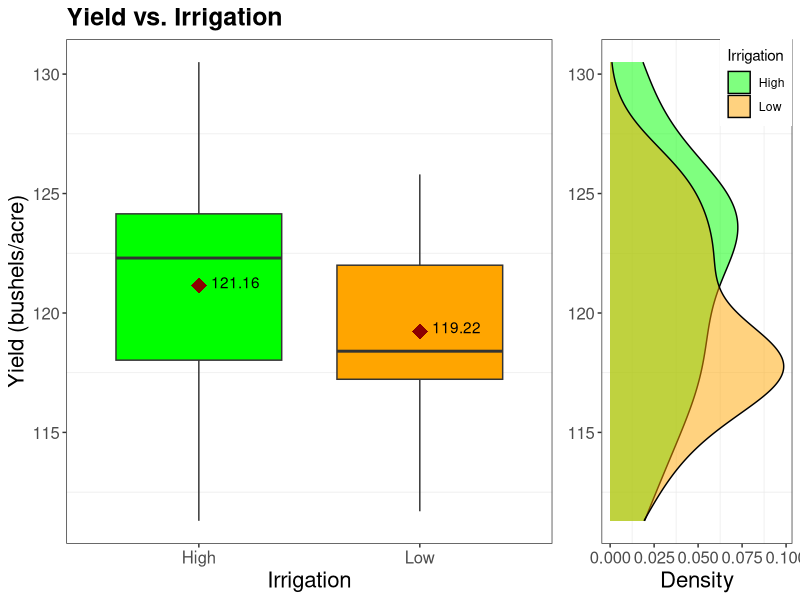
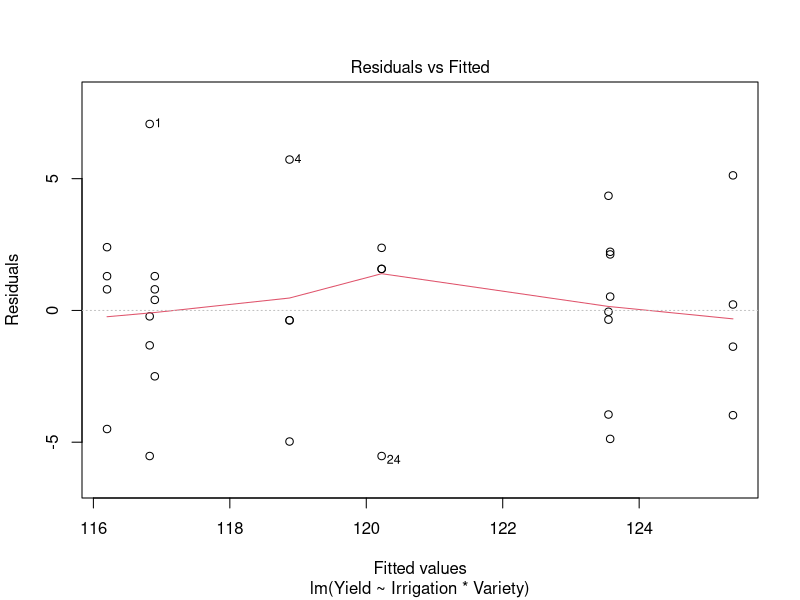
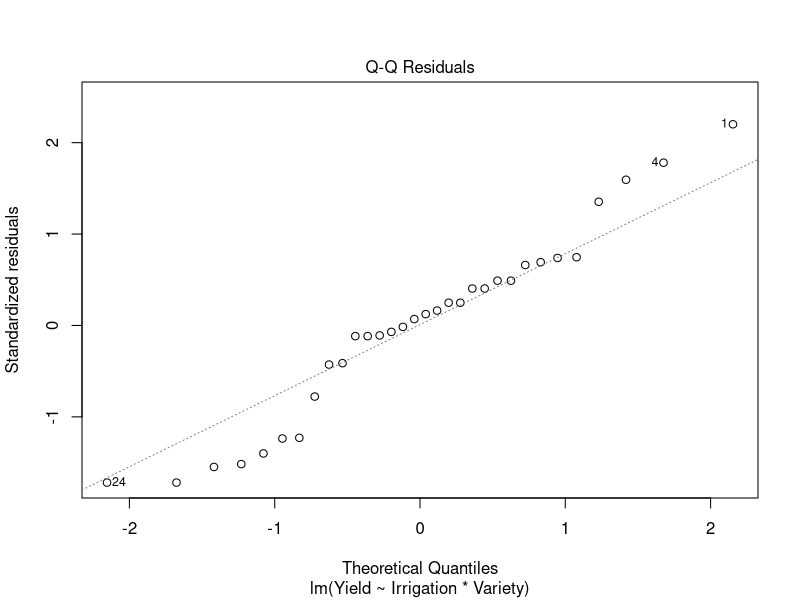
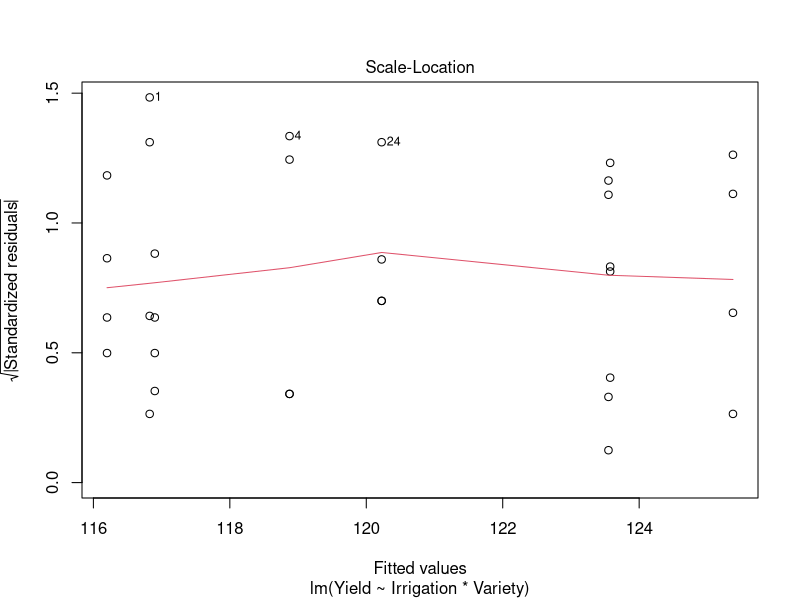
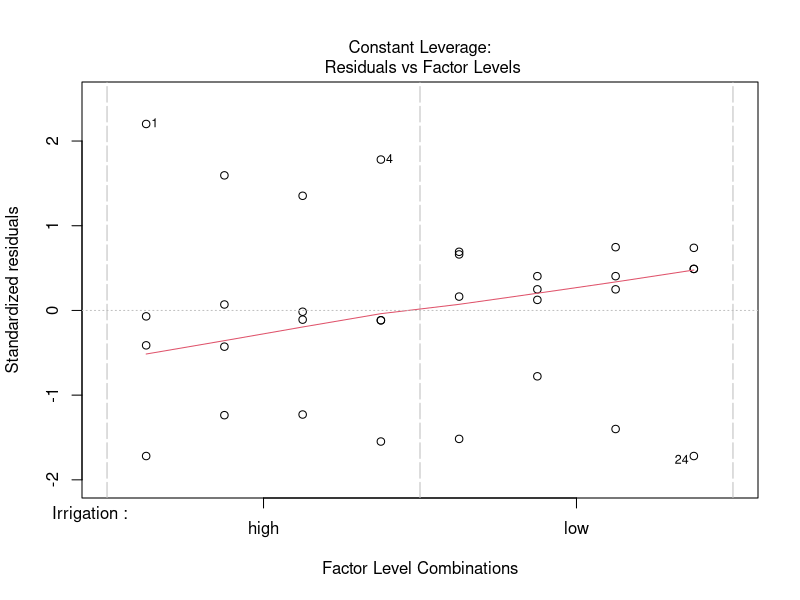
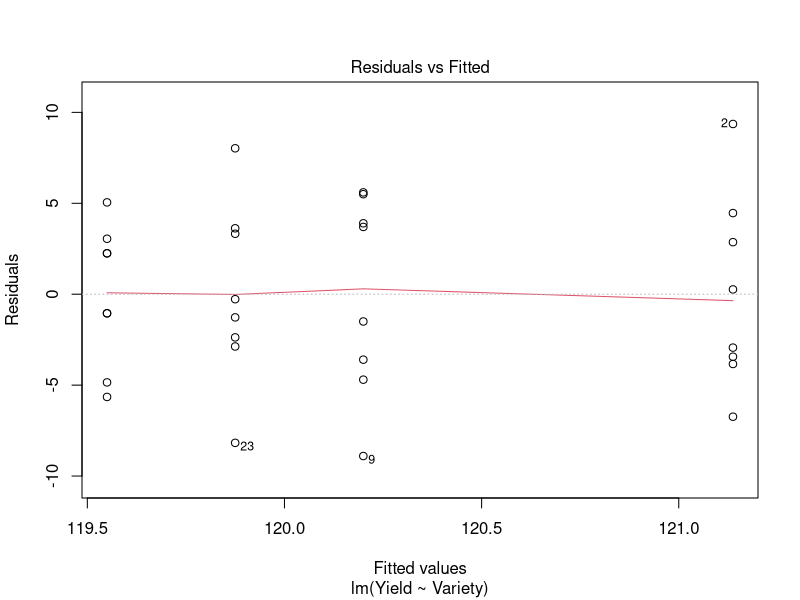
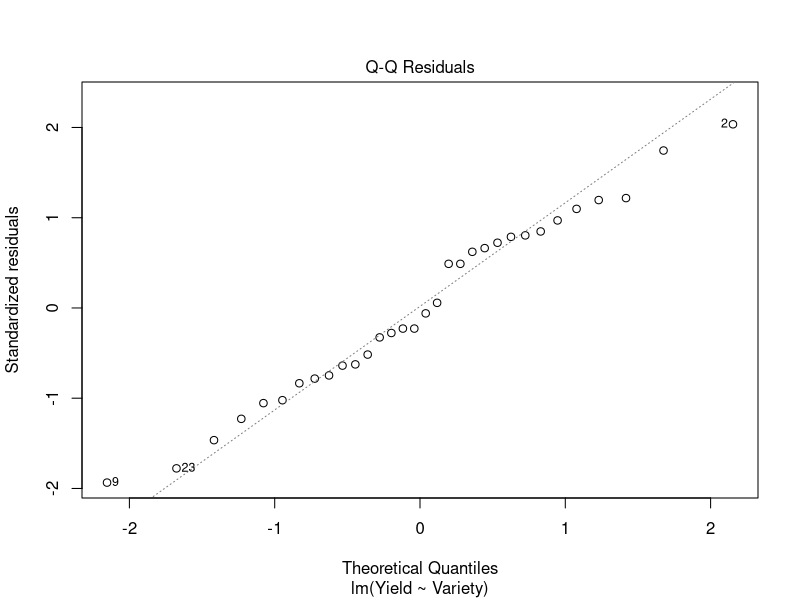
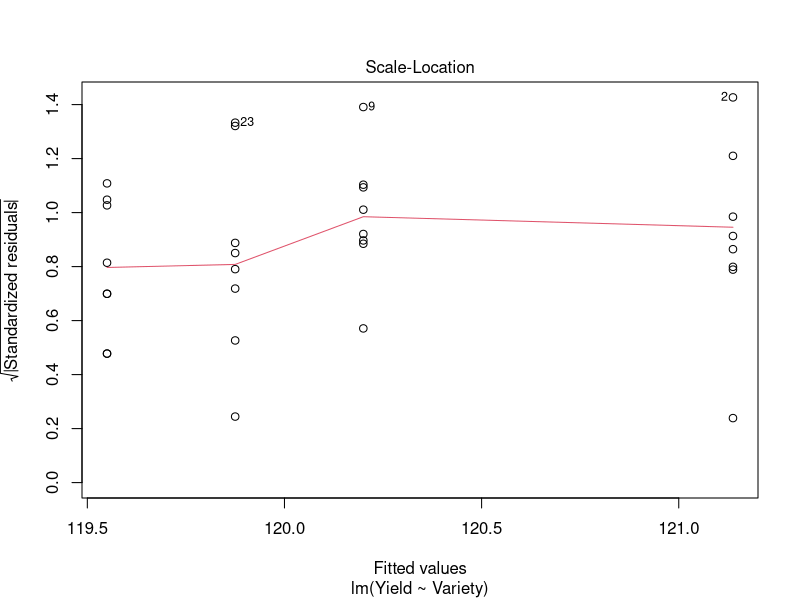

These charts were generated, in order, by the following R code:
#Loading Packages required for analysis
require(ggplot2)
require(gridExtra)


#Reading Data from the file
yield <- read.table("yield.txt",sep="",header=TRUE) 

#Initial inspection of data
summary(yield)
meansByIrrigation <- aggregate(Yield~Irrigation,yield,mean)


#Creating Plot
yield.irrigation.plot <- ggplot(data=yield,aes(x=factor(Irrigation,labels=c("High","Low")),y=Yield,fill=Irrigation)) + xlab("Irrigation") +
  ylab("Yield (bushels/acre)") + scale_fill_manual(values=c("green","orange"),
                            guide=guide_legend(title="Irrigation"),labels=c("High","Low"))
yield.boxplot <- yield.irrigation.plot + geom_boxplot() +ggtitle("Yield vs. Irrigation") +
  stat_summary(fun.y=mean,color="darkred",geom="point",shape=18,size=5,
               show_guide=FALSE) +
  stat_summary(fun.y=mean,color="black",geom="text",show_guide=FALSE,
               hjust=-0.25,vjust=c(+0.25,+0.15),aes(label=round(..y..,digits=2))) +
  theme_bw() + theme(axis.text=element_text(size=12),
                     axis.title=element_text(size=16),
                     plot.title=element_text(size=18,face="bold"),
                     panel.grid.major=element_blank(),
                     legend.position="none") +
  scale_y_continuous(limits=c(min(yield$Yield),max(yield$Yield)))

yield.density <- ggplot(data=yield,aes(Yield,fill=Irrigation)) + geom_density(alpha=0.5)+ 
  ylab("Density") +
  coord_flip() + scale_fill_manual(values=c("green","orange"),labels=c("High","Low")) +
  theme_bw() + theme(axis.text=element_text(size=12),
                                                    axis.title=element_text(size=16),
                                                    panel.grid.major=element_blank(),
                     axis.title.y=element_blank(),
                     legend.position=c(1,1),legend.justification=c(1,1))

g1 <- ggplotGrob(yield.boxplot)
g2 <- ggplotGrob(yield.density)

maxHeights <- grid::unit.pmax(g1$heights[2:5],g2$heights[2:5])

g1$heights[2:5] <- as.list(maxHeights)
g2$heights[2:5] <- as.list(maxHeights)
blank<-grid::rectGrob(gp=grid::gpar(col="white"))

finalPlot <- arrangeGrob(g1,g2,ncol=2,widths=c(0.6,0.4))
finalPlot2 <- grid.arrange(g1,g2,ncol=2,widths=c(0.7,0.3))

# ggsave(filename="yieldBoxplot.pdf",yield.boxplot,width=8,height=5)

# ggsave(filename="yieldCombinePlot.pdf",plot=finalPlot,width=8,height=5)

pdf("yieldCombinePlot.pdf",width=11,height=8)
plot(finalPlot)
dev.off()

# Statisitcal model
require(lme4)
options(contrasts=c("contr.sum","contr.sum"))
# Model 1 with interaction effects (Best of all models)
yield.model.lm1 <- lm(Yield~Irrigation*Variety,data=yield)
plot(yield.model.lm1)
summary(yield.model.lm1)

# Model 2 to determine the effect of variety on yields
yield.model.lm2 <- lm(Yield~Variety,data=yield)
plot(yield.model.lm2)
summary(yield.model.lm2)

# Model 3 to determine the effect of irrigation on yields
yield.model.lm3 <- lm(Yield~Irrigation,data=yield)
plot(yield.model.lm3)
summary(yield.model.lm3)

# Model 4 to determine the fixed effects while controlling the variation among fields
yield.model.lmer <- lmer(Yield~Irrigation*Variety+(1|Field),data=yield,REML=TRUE)
yield.model.lmer2 <- update(yield.model.lmer,REML=FALSE)
